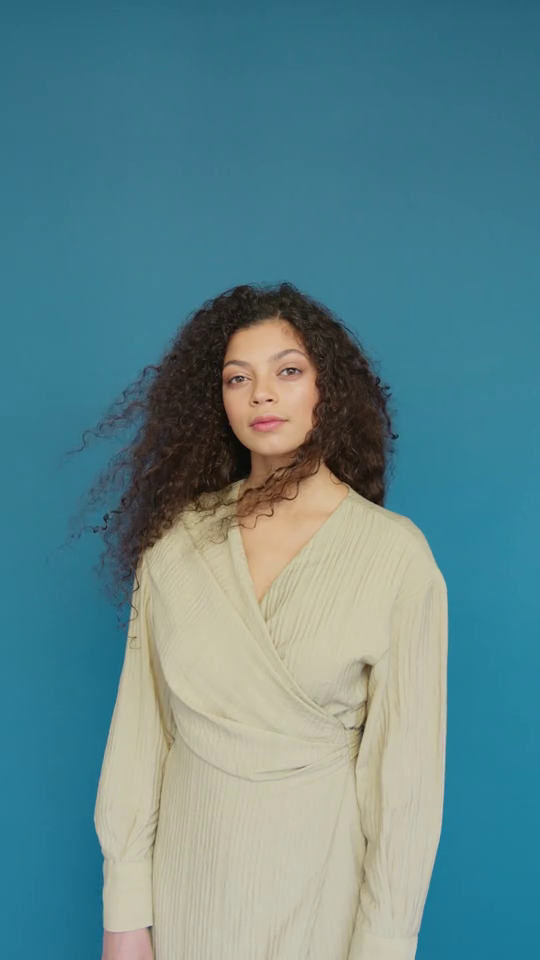
#> input picture frame 30 of Lab9/face.mp4, 540 x 960 px
$ python main1.py
#> lines starting #> are read from the running program, lines starting #| are printed output that depends on the picture; after the words box and inside, x2 and y2 are one past the last pixel; in counts of white or black regions, pixels touching at a corner belong together
import cv2
import numpy
from pathlib import Path


ESC = 0x0000001B
UP = 0x00260000
DOWN = 0x00280000
LEFT = 0x00250000
RIGHT = 0x00270000


def load_image(fname: str) -> numpy.ndarray:
    data = numpy.fromfile(fname, dtype=numpy.uint8)
    img = cv2.imdecode(data, cv2.IMREAD_COLOR)
    if img is None:
        raise IOError("Invalid image format")
    return img


CASCADE = Path(cv2.data.haarcascades) / 'haarcascade_frontalface_default.xml'
cascade = cv2.CascadeClassifier(str(CASCADE))
if cascade.empty():
    raise IOError('Каскад не найден или повреждён')

video = cv2.VideoCapture('face.mp4')
# во сколько раз уменьшать изображение на каждой попытке
scale_per_stage = 1.3
# сколько соседних окон тоже должно дать отклик
min_neighbours = 5

while True:
    success, image = video.read()
#> image is the input picture: shape (960, 540, 3); mean B, G, R 140, 134, 94.4
    if not success:
        print('Видео закончилось')
        break
    gray = cv2.cvtColor(image, cv2.COLOR_BGR2GRAY)
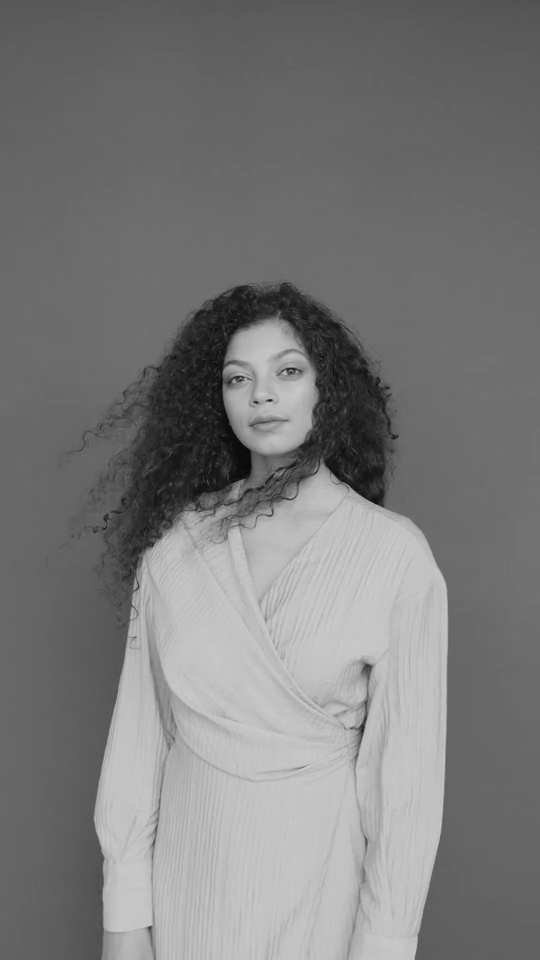
#> gray: shape (960, 540); min 4, max 203, mean 122.8
    print(min_neighbours)
    rois = cascade.detectMultiScale(  # поиск объекта
        gray,  # анализируем изображение
        scaleFactor=scale_per_stage,  # для пирамиды Гаусса
        minNeighbors=min_neighbours  # для дедупликации
    )
#> rois = [[205, 329, 125, 125]]
    copy = image.copy()
    for x, y, w, h in rois:
        cv2.rectangle(copy,
                      (x, y), (x+w, y+h),
                      (64, 255, 255), 2
                      )
#> this loop made 1 pass
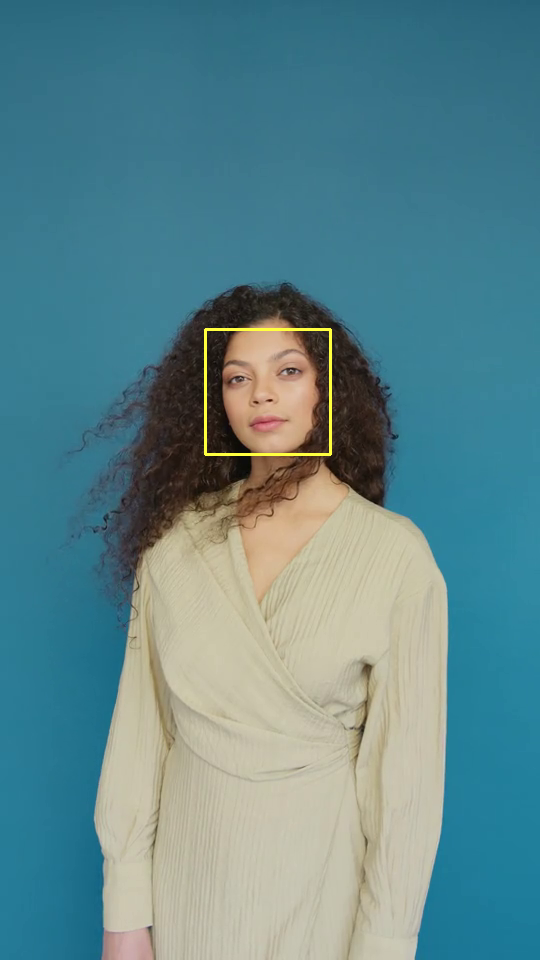
#> copy: shape (960, 540, 3); 0.29% of pixels changed, all inside (x1, y1, x2, y2) = (204, 328, 332, 456)
    cv2.imshow('Face', copy)
    key = cv2.waitKeyEx(10)
#> (key Esc is pressed here)
#> key = 27
    if key == UP:
        min_neighbours += 1
    elif key == DOWN:
        min_neighbours -= 1
    elif key == ESC:
        break
    min_neighbours = max(0, min(20, min_neighbours))

$ run again, starting later in the video
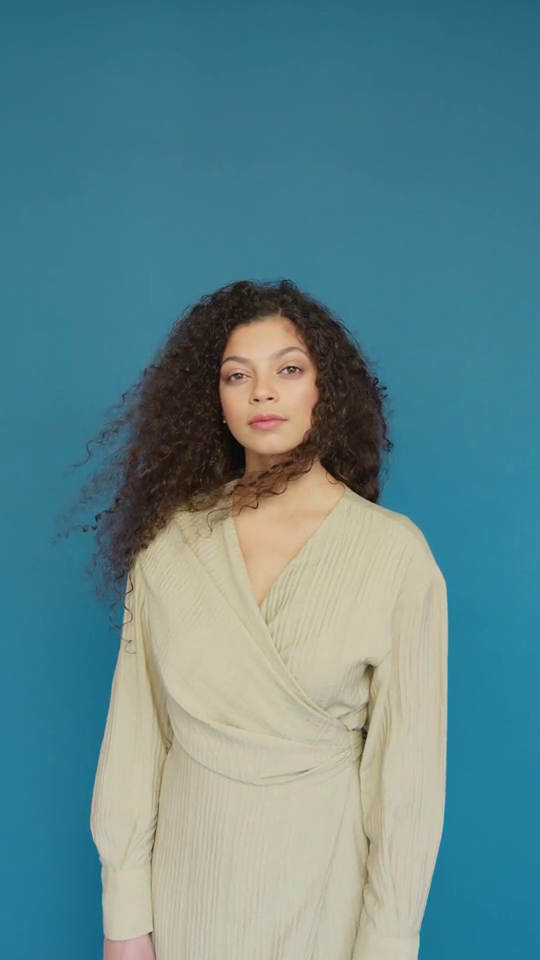
#> input picture frame 137 of Lab9/face.mp4, 540 x 960 px
#> image is the input picture: shape (960, 540, 3); mean B, G, R 140.4, 134.6, 95.8
#> `gray = cv2.cvtColor(image, cv2.COLOR_BGR2GRAY)`:
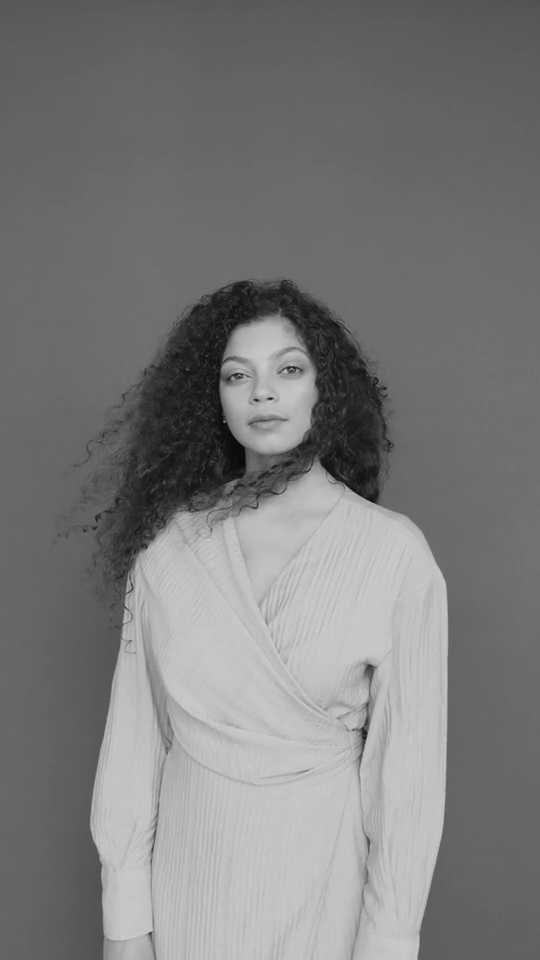
#> gray: shape (960, 540); min 5, max 206, mean 123.6
#> rois = [[202, 325, 127, 127]]
#> the loop `for x, y, w, h in rois:` made 1 pass
#> after the loop `for x, y, w, h in rois:`:
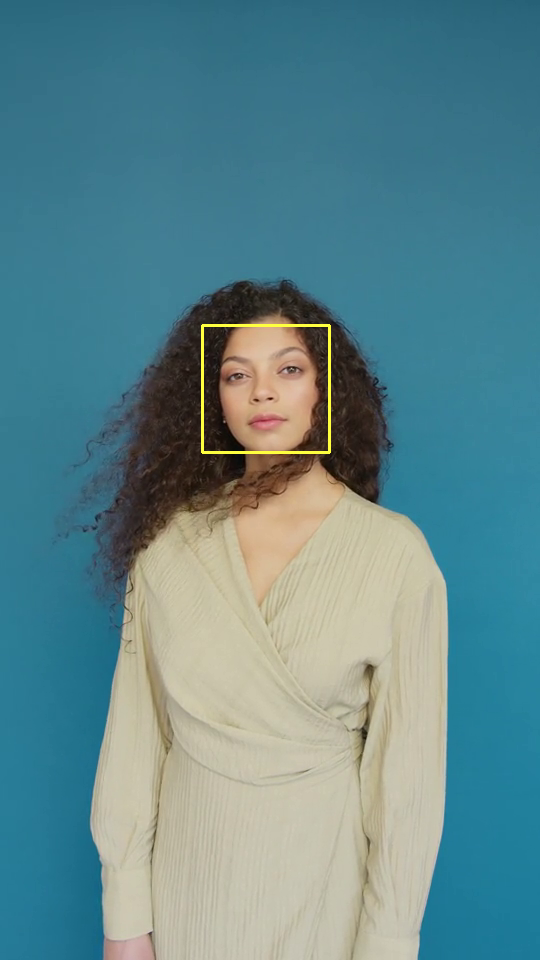
#> copy: shape (960, 540, 3); 0.29% of pixels changed, all inside (x1, y1, x2, y2) = (201, 324, 331, 454)
#> key = 27

$ run again, starting later in the video
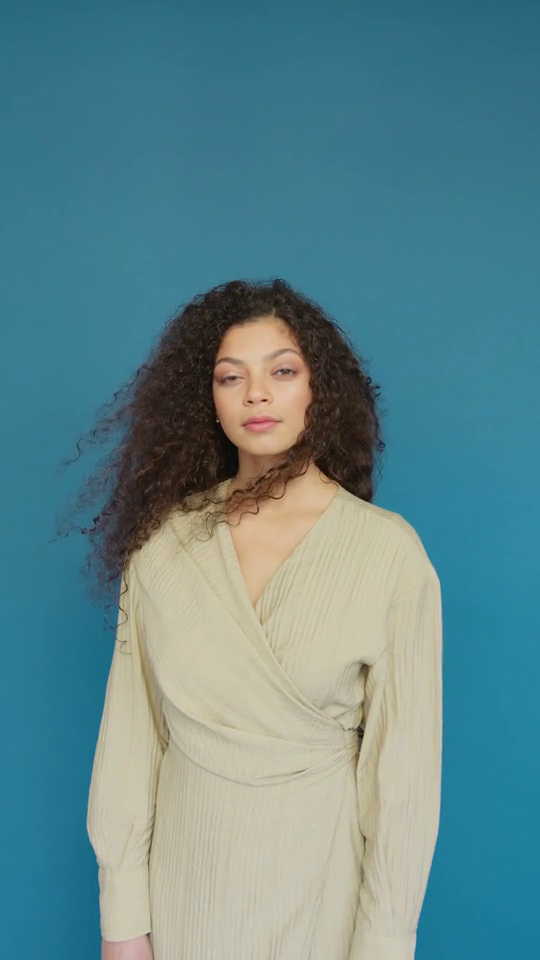
#> input picture frame 244 of Lab9/face.mp4, 540 x 960 px
#> image is the input picture: shape (960, 540, 3); mean B, G, R 140.4, 134.7, 95.9
#> `gray = cv2.cvtColor(image, cv2.COLOR_BGR2GRAY)`:
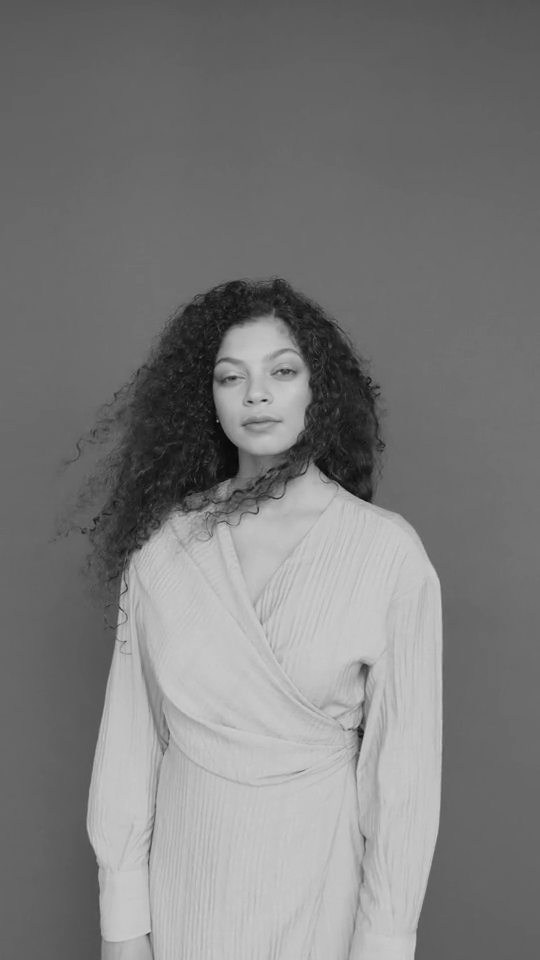
#> gray: shape (960, 540); min 6, max 206, mean 123.7
#> rois = [[195, 328, 128, 128]]
#> the loop `for x, y, w, h in rois:` made 1 pass
#> after the loop `for x, y, w, h in rois:`:
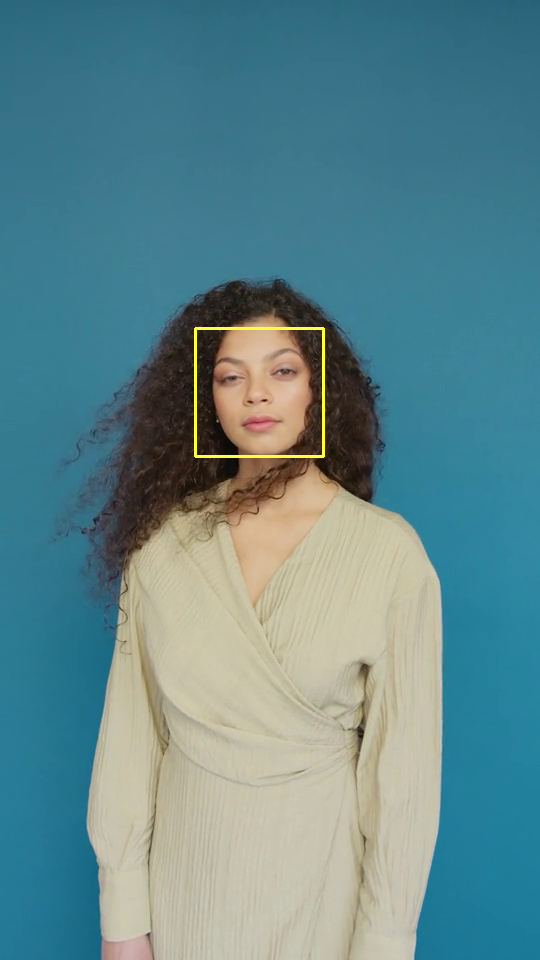
#> copy: shape (960, 540, 3); 0.3% of pixels changed, all inside (x1, y1, x2, y2) = (194, 327, 325, 458)
#> key = 27
